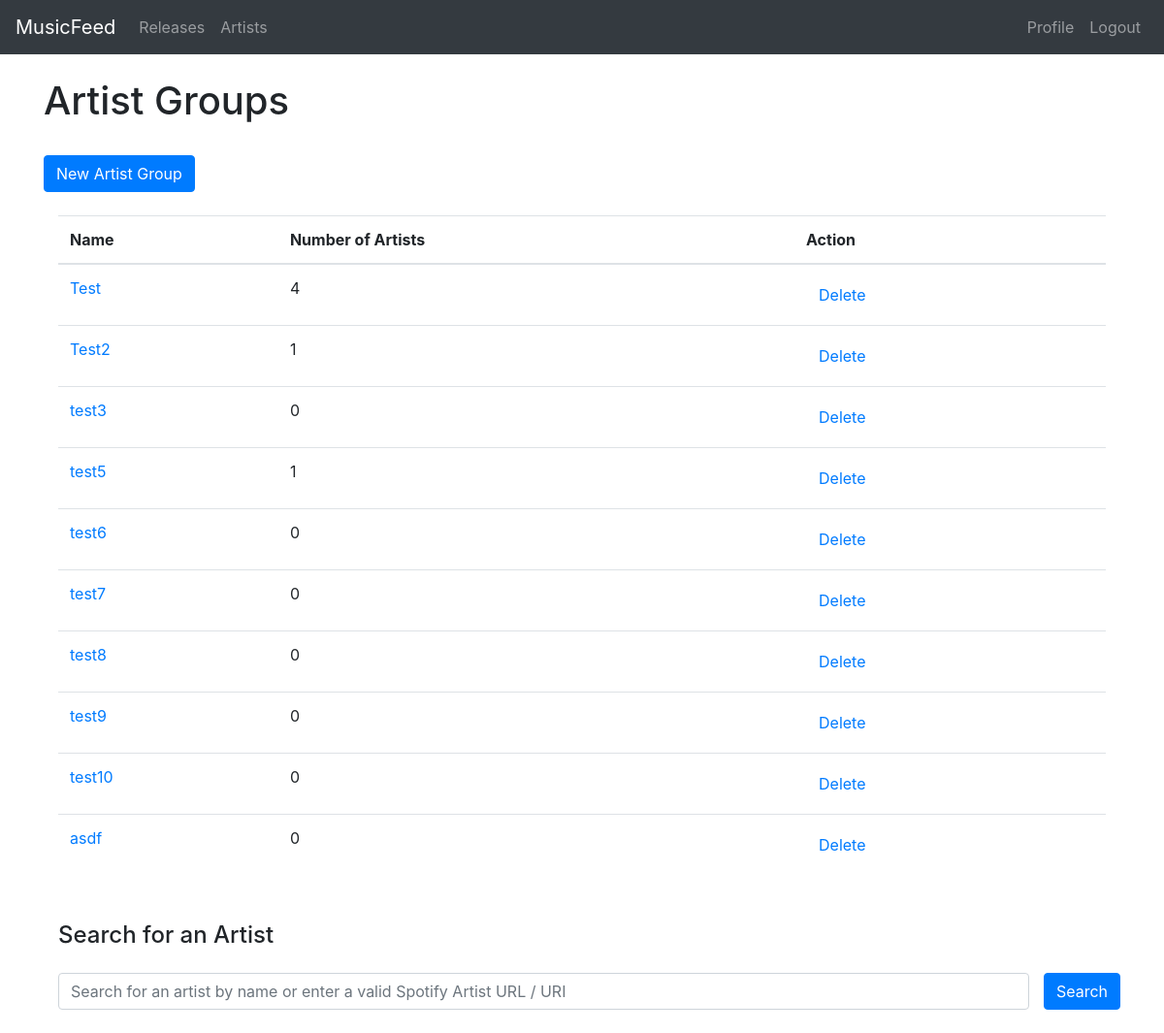
/artists/s/ (signed in), run on an earlier commit of the app's database.
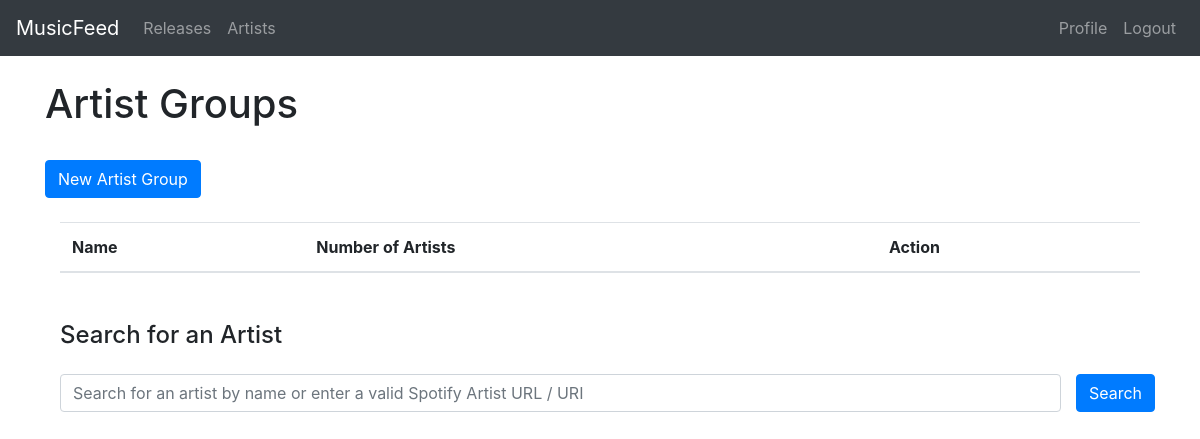
And on a later commit of the database.
### feed/models.py (models this page shows, shortened)
class ArtistGroup(models.Model):
    name = models.CharField(max_length=50)
    artists = models.ManyToManyField(Artist)
    author = models.ForeignKey(User, on_delete=models.CASCADE)

### feed/views.py (the view)
# urls.py: path('artists/s/', views.artists, name='feed-release-search'),
@login_required
def artists(request):
    groups = request.user.artistgroup_set.all()
    form_add = AddArtistToGroupForm(user=request.user)
    form_delete_group = DeleteGroupForm()
    context = {
        'title':'Artists',
        'groups': groups,
        'form_add': form_add,
        'form_delete_group':form_delete_group,
        'artists': None
    }
    if request.method == 'POST':
        if 'save_add_artist' in request.POST:
            form_add = AddArtistToGroupForm(request.POST, user=request.user)
            context['form_add'] = form_add
            if form_add.is_valid():
                artist_data = json.loads(form_add.cleaned_data['artist_metadata'])
                artist = Artist(name=artist_data['name'], spotify_id = artist_data['id'], img_url = artist_data['images'][-1]['url'], spotify_profile_url = artist_data['external_urls']['spotify'])
                artist.save()
                selected_groups = form_add.cleaned_data['groups']
                for g in selected_groups:
                    group = groups.filter(id=g).first()
                    group.artists.add(artist)
                    artist.artist_groups.add(group)
                return redirect('feed-artists')
            else:
                print(request.POST)
                print(form_add.errors)
        elif 'delete_group' in request.POST:
            form_delete_group = DeleteGroupForm(request.POST)
            context['form_delete_group'] = form_delete_group
            if form_delete_group.is_valid():
                g = form_delete_group.cleaned_data['group_id']
                group = groups.filter(id=g).first()
                ArtistGroup.delete(group)
                groups = request.user.artistgroup_set.all()
                messages.success(request, f'Group deleted!')
            else:
                print(form_delete_group.errors)
    else:
        try:
            q = request.GET.get('q')
        except:
            q = None
        if q:
            results = spotify.artist_search(q)
            context['artists'] = results
    return render(request, 'feed/artists.html', context)

### feed/forms.py (shortened to what this page needs)
class AddArtistToGroupForm(forms.Form):
    artist_metadata = forms.CharField(widget=forms.HiddenInput(), required=True)
    def __init__(self, *args, **kwargs):
        self.user = kwargs.pop('user')
        super(AddArtistToGroupForm, self).__init__(*args, **kwargs)
        artistgroups = self.user.artistgroup_set.all()
        self.fields['groups'] = forms.MultipleChoiceField(widget=forms.CheckboxSelectMultiple(), choices=[(x.id, x.name) for x in artistgroups])
        self.fields['groups'].label = "Select Groups"

class DeleteGroupForm(forms.Form):
    group_id = forms.CharField(widget=forms.HiddenInput(), required=True)

### feed/templates/feed/artists.html (shortened to what this page needs)
{% extends "feed/base.html" %}
{% load crispy_forms_tags %}
{% block content %}
    <div class="container">
        <div class="row mb-4">
            <h1>Artist Groups</h1>
        </div>
        <div class="row">
            <a class="btn btn-primary" href="{% url 'feed-new-group' %}" role="button">New Artist Group</a>
        </div>
    </div>
    <div class="container mt-4">
        <div class="artist-group-body">
            <table class="table">
                <thead>
                    <tr>
                        <th scope="col">Name</th>
                        <th scope="col">Number of Artists</th>
                        <th scope="col">Action</th>
                    </tr>
                </thead>
                <tbody>
                    {% for group in groups %}
                        <tr>
                            <td><a href="{% url 'feed-group-detail' pk=group.id %}">{{ group.name }}</a></td>
                            <td>{{ group.artists.count }}</td>
                            <td><button type="button" class="btn btn-link" id="deleteGroupButton" data-toggle="modal" data-target="#modalGroupDelete" data-group-name="{{ group.name }}" data-group-id="{{ group.id }}">Delete</button></td>
                        </tr>
                    {% endfor %}
                </tbody>
            </table>
        </div>
    </div>
    <div class="container mt-5">
        <h4>Search for an Artist</h4>
        <form method="GET" class="row my-4" action="{% url 'feed-release-search' %}" accept-charset="UTF-8">
            <div class="col">
                <input class="form-control" type="search" name="q" id="artistSearchInput" value="" placeholder="Search for an artist by name or enter a valid Spotify Artist URL / URI">
            </div>
            <div class="col-auto px-0">
                <input class="btn btn-primary" type="submit" value="Search">
            </div>
        </form>
    </div>
{% endblock content %}

### feed/templates/feed/base.html (shortened to what this page needs)
{% load static %}
<!DOCTYPE html>
<html lang='en'>
<head>
    <link rel="stylesheet" href="https://maxcdn.bootstrapcdn.com/bootstrap/4.0.0/css/bootstrap.min.css">
    <link rel="stylesheet" type="text/css" href="{% static 'feed/css/main.css' %}">
    <link rel="stylesheet" href="https://use.fontawesome.com/releases/v5.13.0/css/all.css">
</head>
<body>
    <nav class="navbar navbar-expand-md navbar-dark bg-dark">
        <a href="/" class="navbar-brand">MusicFeed</a>
        <div class="collapse navbar-collapse" id="navbarMenu">
            <ul class="navbar-nav mr-auto">
                <li><a href="{% url 'feed-releases' %}" class="nav-link">Releases</a></li>
                <li><a href="{% url 'feed-artists' %}" class="nav-link">Artists</a></li>
            </ul>
            <div class="navbar-nav">
                {% if user.is_authenticated %}
                    <a href="{% url 'profile' %}" class="nav-link">Profile</a>
                    <a href="{% url 'logout' %}" class="nav-link">Logout</a>
                {% else %}
                    <a href="{% url 'login' %}" class="nav-link">Login</a>
                    <a href="{% url 'register' %}" class="nav-link">Register</a>
                {% endif %}
            </div>
        </div>
    </nav>
    <div class="container mt-4">
        {% block content %}{% endblock %}
    </div>
</body>
</html>

What changed in the data, as far as the page shows it:
removed ArtistGroup: name "Test", artists.count "4"
removed ArtistGroup: name "Test2", artists.count "1"
removed ArtistGroup: name "test3", artists.count "0"
removed ArtistGroup: name "test5", artists.count "1"
removed ArtistGroup: name "test6", artists.count "0"
removed ArtistGroup: name "test7", artists.count "0"
removed ArtistGroup: name "test8", artists.count "0"
removed ArtistGroup: name "test9", artists.count "0"
removed ArtistGroup: name "test10", artists.count "0"
removed ArtistGroup: name "asdf", artists.count "0"
